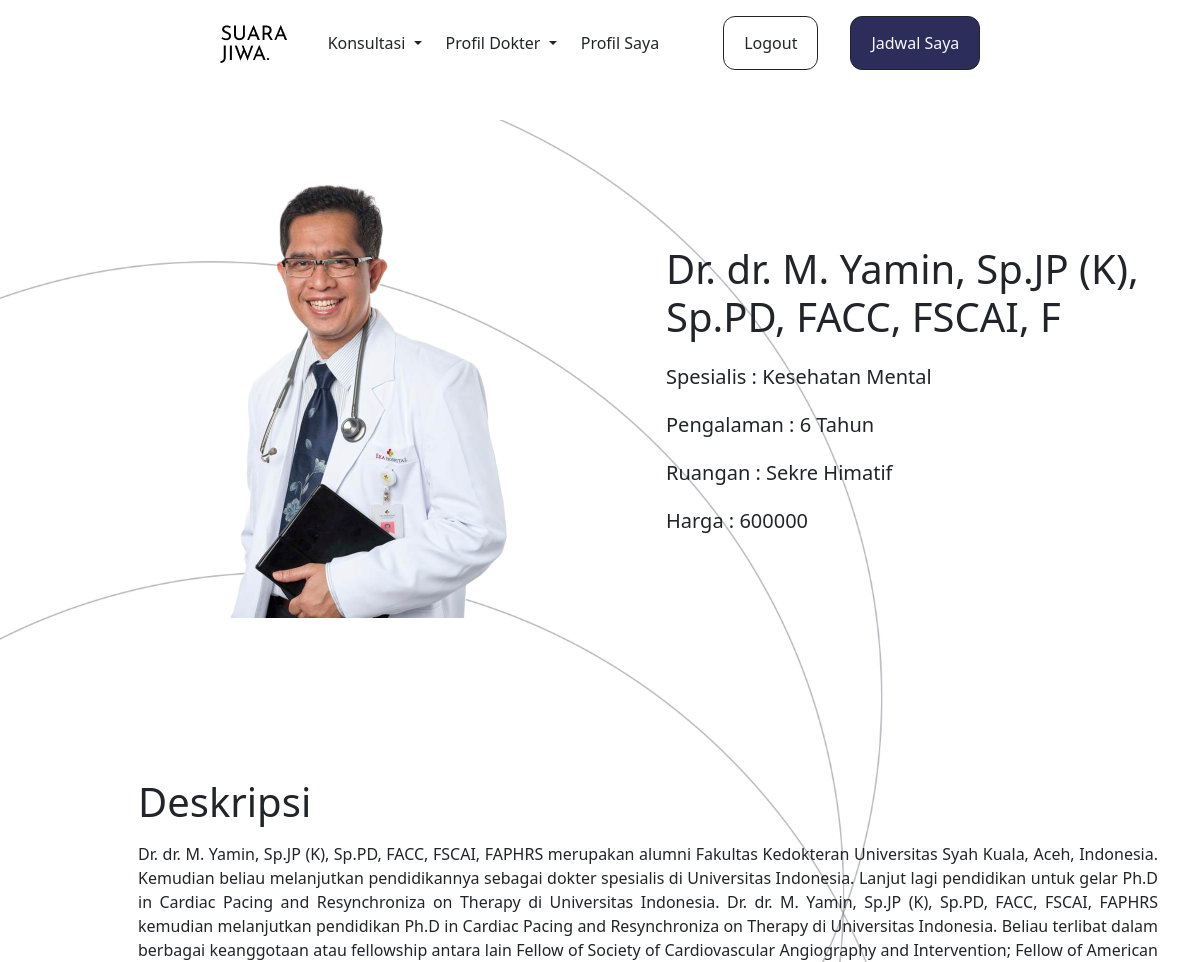
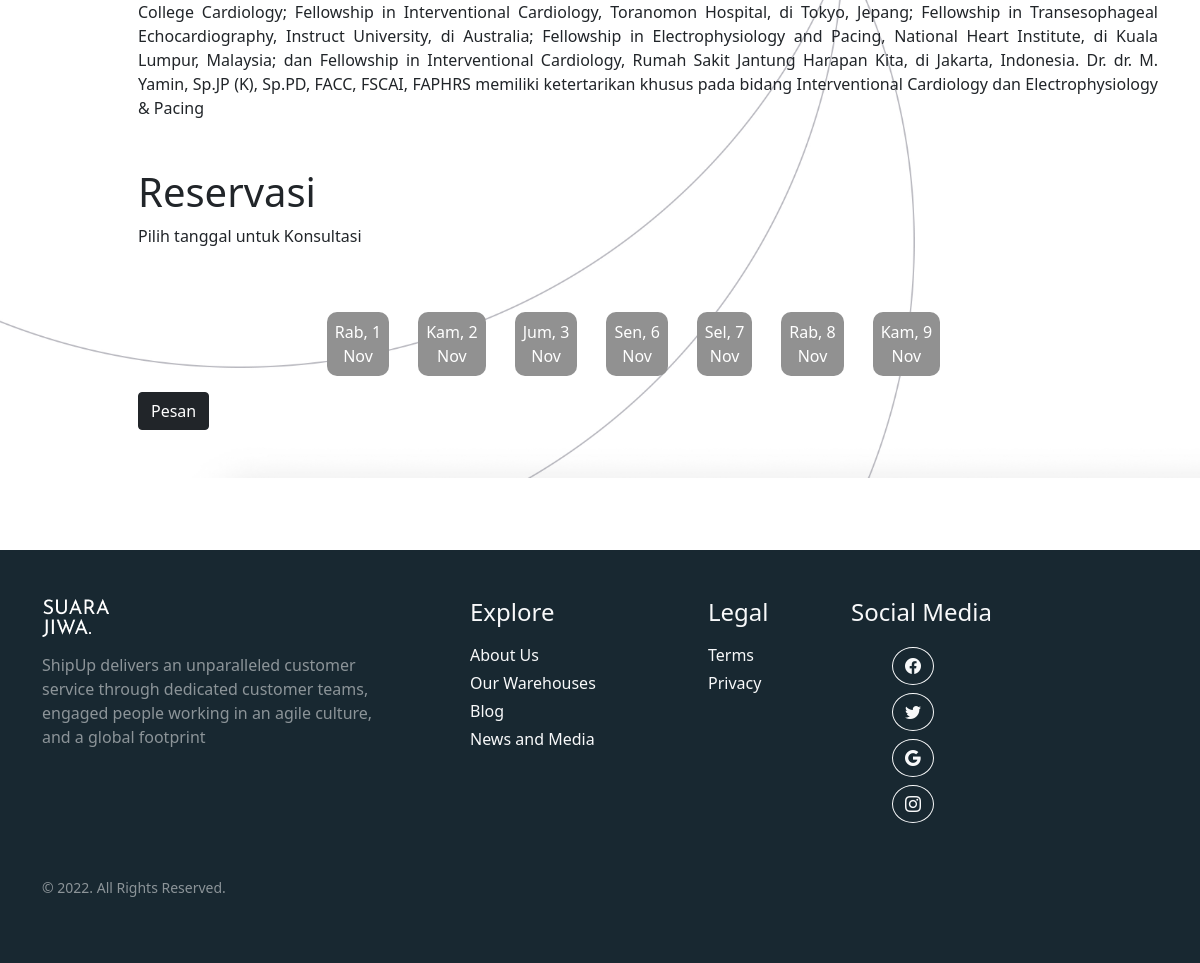
Screenshot of /DetailDok.php?id=1778 (signed in) with the database file from the repository (2 pictures, top to bottom).
### tables this page shows
CREATE TABLE `dokter` (
  `id_dokter` int(5) NOT NULL,
  `pengalaman` varchar(1) DEFAULT NULL,
  `nama` varchar(50) DEFAULT NULL,
  `spesialis` varchar(50) DEFAULT NULL,
  `deskripsi` varchar(8000) DEFAULT NULL,
  `ruangan` varchar(50) DEFAULT NULL,
  `harga` int(11) DEFAULT NULL,
  `gambar` varchar(5) NOT NULL
);

### DetailDok.php (the view, shortened to what this page needs)
<?php
$id_dokter = $_GET['id'];
include 'koneksi.php';
$data = mysqli_query($connect,"select * from dokter where id_dokter='$id_dokter'");
$d = mysqli_fetch_array($data);
?>
<!DOCTYPE html>
<html lang="en">
  <head>
    <link rel="stylesheet" href="https://cdn.jsdelivr.net/npm/bootstrap-icons@1.5.0/font/bootstrap-icons.css" />
    <link href="https://cdn.jsdelivr.net/npm/bootstrap@5.0.2/dist/css/bootstrap.min.css" rel="stylesheet" />
    <link rel="stylesheet" href="../style.css" />
  </head>
  <body class="overflow-x-hidden">
    <nav id="nav1" class="navbar navbar-expand-lg bg-body-tertiary fixed-top pt-3">
      <div class="container-fluid">
        <div class="collapse navbar-collapse justify-content-center" id="navbarNavDropdown">
          <ul class="navbar-nav text-center d-flex align-items-center">
            <li class="nav-item ">
            <a href="idxUser.php"><img src="gambar/sj.png" style="left: 5;" alt="" srcset=""><a class="navbar-brand" href="#"></a></a>
            </li>
            <li class="nav-item dropdown">
              <a class="nav-link dropdown-toggle text-dark ms-3" href="#" role="button" data-bs-toggle="dropdown" aria-expanded="false">
                Konsultasi
              </a>
            </li>
            <li class=" ms-2 nav-item dropdown">
              <a class="nav-link dropdown-toggle text-dark" href="#" role="button" data-bs-toggle="dropdown" aria-expanded="false">
                Profil Dokter
              </a>
            </li>
            <li class=" ms-2 nav-item">
            <a class="nav-link active text-dark" aria-current="page" href="profil.php">Profil Saya</a>
            </li>
            <li class=" ms-2 nav-item">
              <button style="border-radius: 12px!important;" class="btn btn-outline-dark ms-5"><a class="nav-link active text-dark" href="admin/logout.php" aria-current="page">Logout</a></button>
            </li>
            <li class=" ms-2 nav-item">
              <button style="border-radius: 12px!important;" class="btn btn-dark bg-dark ms-4"><a class="nav-link active text-light" aria-current="page" href="pesananU.php">Jadwal Saya</a></button>
            </li>
          </ul>
        </div>
      </div>
    </nav>
    <br><br><br>
    <section style="background-image: url(gambar/bg3.jpg); background-size: cover;">
    <div class="container mt-5">
        <div class="row mt-5 ms-5 d-flex justify-content-center align-items-center">
            <div class="col mt-5 ms-5">
                <img src="gambar/<?= $d["gambar"] ?>png" alt="">
            </div>
            <div class="col mt-5">
                <b><h1><?= $d["nama"] ?></h1></b>
                <h5 class="pt-3">Spesialis : <?= $d["spesialis"] ?> </h5>
                <h5 class="pt-3">Pengalaman : <?= $d["pengalaman"] ?> Tahun </h5>
                <h5 class="pt-3">Ruangan : <?= $d["ruangan"] ?> </h5>
                <h5 class="pt-3">Harga : <?= $d["harga"] ?> </h5>
            </div>
        </div>
        <div class="ms-5" style="margin-top :160px; ">
            <div class="ms-5">
                <h1 class="mb-2 mt-5">Deskripsi</h1>
                <p style="text-align:justify;" class="mt-3"><?= $d["deskripsi"] ?></p>
            </div>
        </div>
        <div class="ms-5 mt-5">
            <div class="ms-5">
                <h1 class="mb-2 mt-5">Reservasi</h1>
                <p>Pilih tanggal untuk Konsultasi</p>
                <form action="" method="post">
                <div class="tanggal mx-auto d-flex justify-content-center">
                <?php
                $q1 = mysqli_query($connect, "SELECT * FROM jadwal_dokter WHERE id_dokter = '$id_dokter' AND jadwal = '2023-11-01'");
                $cek1 = mysqli_num_rows($q1);
                $q2 = mysqli_query($connect, "SELECT * FROM jadwal_dokter WHERE id_dokter = '$id_dokter' AND jadwal = '2023-11-02'");
                $cek2 = mysqli_num_rows($q2);
                $q3 = mysqli_query($connect, "SELECT * FROM jadwal_dokter WHERE id_dokter = '$id_dokter' AND jadwal = '2023-11-03'");
                $cek3 = mysqli_num_rows($q3);
                $q4 = mysqli_query($connect, "SELECT * FROM jadwal_dokter WHERE id_dokter = '$id_dokter' AND jadwal = '2023-11-06'");
                $cek4 = mysqli_num_rows($q4);
                $q5 = mysqli_query($connect, "SELECT * FROM jadwal_dokter WHERE id_dokter = '$id_dokter' AND jadwal = '2023-11-07'");
                $cek5 = mysqli_num_rows($q5);
                $q6 = mysqli_query($connect, "SELECT * FROM jadwal_dokter WHERE id_dokter = '$id_dokter' AND jadwal = '2023-11-08'");
                $cek6 = mysqli_num_rows($q6);
                $q7 = mysqli_query($connect, "SELECT * FROM jadwal_dokter WHERE id_dokter = '$id_dokter' AND jadwal = '2023-11-09'");
                $cek7 = mysqli_num_rows($q7);
                ?>
                <label for="tanggal1" class="<?=($cek1 >= 3) ? "penuh" : ""?> p-2 klikk mt-5" style=<?=($cek1 < 3) ? "cursor:pointer;;" : "filter:opacity(0.4);" ;?> > Rab, 1 <br> Nov</label>
                <label for="tanggal2" class="<?=($cek2 >= 3) ? "penuh" : ""?> p-2 klikk mt-5" style= <?=($cek2 < 3) ? "cursor:pointer;;": "filter:opacity(0.4);" ;?> > Kam, 2 <br> Nov</label>
                <label for="tanggal3" class="<?=($cek3 >= 3) ? "penuh" : ""?> p-2 klikk mt-5" style=<?=($cek3 < 3) ? "cursor:pointer;;": "filter:opacity(0.4);" ;?> > Jum, 3 <br> Nov</label>
                <label for="tanggal4" class="<?=($cek4 >= 3) ? "penuh" : ""?> p-2 klikk mt-5" style=<?=($cek4 < 3) ? "cursor:pointer;;": "filter:opacity(0.4);" ;?> > Sen, 6 <br> Nov</label>
                <label for="tanggal5" class="<?=($cek5 >= 3) ? "penuh" : ""?> p-2 klikk mt-5" style=<?=($cek5 < 3) ? "cursor:pointer;;": "filter:opacity(0.4);" ;?> > Sel, 7 <br> Nov</label>
                <label for="tanggal6" class="<?=($cek6 >= 3) ? "penuh" : ""?> p-2 klikk mt-5" style=<?=($cek6 < 3) ? "cursor:pointer;;": "filter:opacity(0.4);" ;?> > Rab, 8 <br> Nov</label>
                <label for="tanggal7" class="<?=($cek7 >= 3) ? "penuh" : ""?> p-2 klikk mt-5" style=<?=($cek7 < 3) ? "cursor:pointer;;": "filter:opacity(0.4);" ;?> > Kam, 9 <br> Nov</label>
                </div>
                <button type="button" class="btn btn-dark mt-3 mb-5" data-bs-toggle="modal" data-bs-target="#exampleModal">Pesan</button>
                </form>
            </div>
    </div>
    </section>
    <br><br><br>
      <div class="px-3 pb-5 footer" style="background-color: #182831!important;">
        <div class="container">
          <div class="row ">
            <div class="col-lg-4 col-xs-12 mt-5">
              <img src="gambar/sj.png" class="mb-3" alt="" srcset="" style="filter: invert(100%);">
              <p class="pr-5 text-white-50 mb-1">ShipUp delivers an unparalleled customer service through dedicated customer teams, engaged people working in an agile culture, and a global footprint</p>
            </div>
            <div class="col-lg-2 col-xs-12 mt-5 ms-5 links">
              <h4 class="mt-lg-0 mb-3 mt-sm-3 text-light">Explore</h4>
              <ul class="m-0 p-0" style="list-style: none">
                <li class="mb-1"><a class="text-decoration-none text-light" href="profile.html">About Us</a></li>
                <li class="mb-1"><a class="text-decoration-none text-light" href="profile.html">Our Warehouses</a></li>
                <li class="mb-1"><a class="text-decoration-none text-light" href="profile.html">Blog</a></li>
                <li class="mb-1"><a class="text-decoration-none text-light" href="profile.html">News and Media</a></li>
                <br />
              </ul>
            </div>
            <div class="col-lg-1 col-xs-12 mt-5 ms-5 location">
              <h4 class="mt-lg-0 mb-3 mt-sm-4 text-light">Legal</h4>
              <ul class="m-0 p-0" style="list-style: none">
                <li class="mb-1"><a class="text-decoration-none text-light" href="profile.html">Terms</a></li>
                <li class="mb-1"><a class="text-decoration-none text-light" href="profile.html">Privacy</a></li>
                <br />
              </ul>
            </div>
            <div class="col-lg-3 col-xs-12 mt-5 ms-5 lsocial">
              <h4 class="mt-lg-0 mb-3 mt-sm-4 text-light">Social Media</h4>
              <div class="icon d-inline">
              <div class="col-md-5 col-lg-4 ml-lg-0 text-center text-md-end">
                <a
                   class="btn btn-outline-light rounded-circle m-1"
                   class="text-white"
                   role="button"
                   ><i class="bi bi-facebook"></i
                  ></a>
                <a
                   class="btn btn-outline-light rounded-circle m-1"
                   class="text-white"
                   role="button"
                   ><i class="bi bi-twitter"></i
                  ></a>
                <a
                   class="btn btn-outline-light rounded-circle m-1"
                   class="text-white"
                   role="button"
                   ><i class="bi bi-google"></i
                  ></a>
                <a
                   class="btn btn-outline-light rounded-circle m-1"
                   class="text-white"
                   role="button"
                   ><i class="bi bi-instagram"></i
                  ></a>
              </div>
            </div>
            </div>
          </div>
          <div class="row mt-5">
            <div class="col copyright">
              <p class=""><small class="text-white-50">© 2022. All Rights Reserved.</small></p>
            </div>
          </div>
        </div>
      </div>
  </body>
</html>

### style.css (style rules this page uses)
.bg-dark { background-color: #2C2D5B !important; }

### DetailDok.php (style rules this page uses)
.klikk { text-align:center; border-radius: 10px; background-color: #919191; color : white; }

### rows the page displays
dokter: gambar (picture), nama "Dr. dr. M. Yamin, Sp.JP (K), Sp.PD, FACC, FSCAI, F", spesialis "Kesehatan Mental", pengalaman "6", ruangan "Sekre Himatif", harga "600000", deskripsi "Dr. dr. M. Yamin, Sp.JP (K), Sp.PD, FACC, FSCAI, FAPHRS merupakan alumni Fakultas Kedokteran Universitas Syah Kuala, Aceh, Indonesia. Kemudian beliau melanjutkan pendidikannya sebagai dokter spesialis di Universitas Indonesia. Lanjut lagi pendidikan untuk gelar Ph.D in Cardiac Pacing and Resynchroniza on Therapy di Universitas Indonesia. Dr. dr. M. Yamin, Sp.JP (K), Sp.PD, FACC, FSCAI, FAPHRS kemudian melanjutkan pendidikan Ph.D in Cardiac Pacing and Resynchroniza on Therapy di Universitas Indonesia. Beliau terlibat dalam berbagai keanggotaan atau fellowship antara lain Fellow of Society of Cardiovascular Angiography and Intervention; Fellow of American College Cardiology; Fellowship in…"
